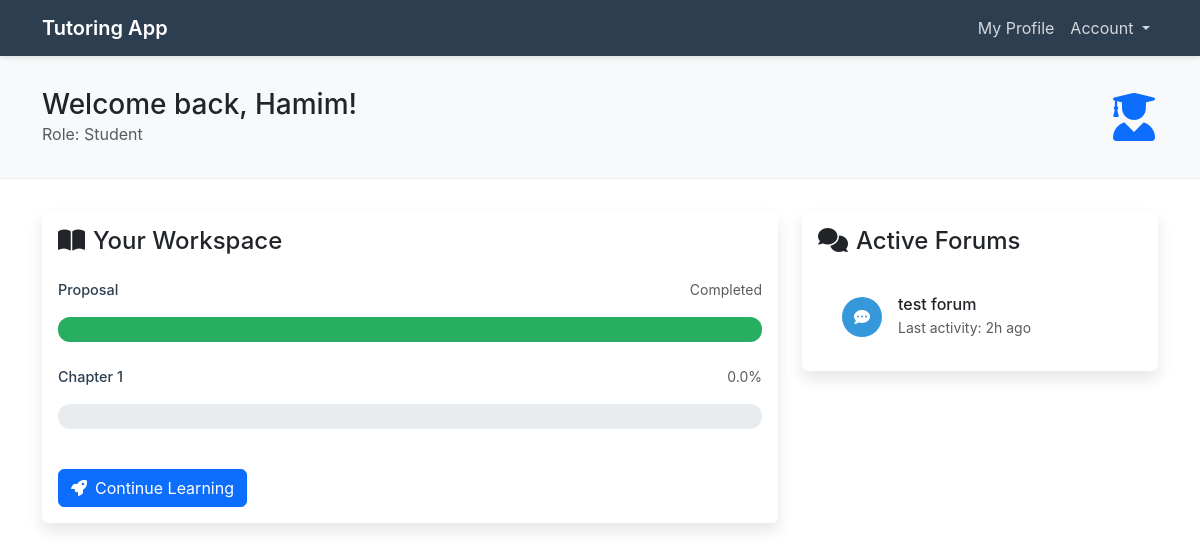
The page /users/dashboard/ (signed in) on the database its author committed.
### users/models.py (models this page shows, shortened)
class User(AbstractUser, PermissionsMixin):
    USER_TYPE_CHOICES = [
        ('student', 'Student'),
        ('mentor', 'Mentor'),
    ]
    user_type = models.CharField(
        max_length=10,
        choices=USER_TYPE_CHOICES,
        default='student',
        help_text="Set the user as Student or mentor."
    )
    objects = UserManager()
    username = models.CharField(
        _("username"),
        max_length=150,
        unique=True,
        help_text=_(
            "Required. 150 characters or fewer. Letters, digits and @/./+/-/_ only."
        ),
        validators=[
            UnicodeUsernameValidator()
        ],
        error_messages={
            "unique": _("A user with that username already exists."),
        },
        default='default_user'
    )
    password_changed = models.BooleanField(default=False)
    first_name = models.CharField(_("first name"), max_length=150, blank=True)
    last_name = models.CharField(_("last name"), max_length=150, blank=True)
    email = models.EmailField(_("email address"), blank=True, unique=True) # Email Field added

### workspace/models.py (models this page shows, shortened)
class Chapter(models.Model):
    workspace = models.ForeignKey(Workspace, on_delete=models.CASCADE, related_name='chapters')
    date_added = models.DateTimeField(default=timezone.now)
    chapter_name = models.CharField(max_length=200)
    deadline = models.DateTimeField()

### forum/models.py (models this page shows, shortened)
class Forum(models.Model):
    title = models.CharField(max_length=200)
    description = models.TextField()
    created_by = models.ForeignKey(settings.AUTH_USER_MODEL, on_delete=models.SET_NULL, null=True, related_name='forums_created')
    created_at = models.DateTimeField(default=timezone.now)
    participants = models.ManyToManyField(settings.AUTH_USER_MODEL, related_name='forums_joined')
    moderator = models.ForeignKey(settings.AUTH_USER_MODEL, on_delete=models.SET_NULL, null=True, related_name='forums_moderated', blank=True)  # moderator field

### users/views.py (the view, shortened to what this page needs)
# urls.py: path('dashboard/', views.dashboard, name='dashboard'),
@login_required
def dashboard(request):
    student_workspace_progress = {}
    mentor_workspaces_progress = {}
    if hasattr(request.user, 'workspace') and request.user.workspace:
        for chapter in request.user.workspace.chapters.all():
            approved_submissions = chapter.submissions.filter(student=request.user, status='approved')
            submissions = chapter.submissions.filter(student=request.user)
            progress_percentage = 0
            if submissions.count() > 0 :
                progress_percentage = (approved_submissions.count() / submissions.count()) * 100
            student_workspace_progress[chapter.id] = {
              'progress_percentage': progress_percentage,
              'is_completed': approved_submissions.exists(),
            }
    user_forums = Forum.objects.filter(participants=request.user)
    context = {
      'student_workspace_progress': student_workspace_progress,
      'mentor_workspaces_progress': mentor_workspaces_progress,
      'user_forums': user_forums,
    }
    return render(request, 'users/dashboard.html', context)

### workspace/templatetags/custom_filters.py (called while the page is built)
@register.filter
def getkey(dictionary, key):
    try:
        return dictionary.get(key, None)
    except AttributeError:
        return None

### users/templates/users/dashboard.html (shortened to what this page needs)
{% load custom_filters %}
<!DOCTYPE html>
<html lang="en">
<head>
    <link href="https://cdn.jsdelivr.net/npm/bootstrap@5.3.2/dist/css/bootstrap.min.css" rel="stylesheet">
    <link href="https://cdnjs.cloudflare.com/ajax/libs/font-awesome/6.0.0/css/all.min.css" rel="stylesheet">
</head>
<body>
  <nav class="navbar navbar-expand-lg navbar-dark" style="background-color: #2c3e50;">
    <div class="container">
      <a class="navbar-brand" href="#">Tutoring App</a>
      <div class="collapse navbar-collapse" id="navbarNavDropdown">
        <ul class="navbar-nav ms-auto">
          <li class="nav-item">
            <a class="nav-link" href="{% url 'profile_view' %}">My Profile</a>
          </li>
          <li class="nav-item dropdown">
            <a class="nav-link dropdown-toggle" href="#" id="navbarDropdownMenuLink" role="button" data-bs-toggle="dropdown" aria-expanded="false">
              Account
            </a>
          </li>
        </ul>
      </div>
    </div>
  </nav>
  <div class="dashboard-header">
    <div class="container">
      <div class="d-flex justify-content-between align-items-center">
        <div>
          <h1 class="h3 mb-0">Welcome back, {{ request.user.first_name }}!</h1>
          <p class="text-muted mb-0">Role: {{ request.user.get_user_type_display }}</p>
        </div>
        <i class="fas fa-user-graduate fa-3x text-primary"></i>
      </div>
    </div>
  </div>
  <div class="container">
    <div class="row g-4">
      <div class="col-lg-8">
        {% if request.user.workspace %}
        <div class="card">
          <div class="card-body">
            <h4 class="card-title mb-4">
              <i class="fas fa-book-open me-2"></i>Your Workspace
            </h4>
            {% for chapter in request.user.workspace.chapters.all %}
            <div class="chapter-progress">
              <div class="d-flex justify-content-between mb-2">
                <span class="progress-label">{{ chapter.chapter_name }}</span>
                <span class="text-muted small">
                  {% if student_workspace_progress|getkey:chapter.id|getkey:'is_completed' %}
                    Completed
                  {% else %}
                    {{ student_workspace_progress|getkey:chapter.id|getkey:'progress_percentage' }}%
                  {% endif %}
                </span>
              </div>
              <div class="progress">
                <div class="progress-bar {% if student_workspace_progress|getkey:chapter.id|getkey:'is_completed' %} progress-bar-success {% else %} bg-secondary {% endif %}"
                     role="progressbar"
                     style="width: {{ student_workspace_progress|getkey:chapter.id|getkey:'progress_percentage' }}%">
                </div>
              </div>
            </div>
            {% endfor %}
            <a href="{% url 'workspace_view' student_id=request.user.id %}" class="btn btn-primary mt-3">
              <i class="fas fa-rocket me-2"></i>Continue Learning
            </a>
          </div>
        </div>
        {% endif %}
      </div>
      <div class="col-lg-4">
        <div class="card">
          <div class="card-body">
            <h4 class="card-title mb-4">
              <i class="fas fa-comments me-2"></i>Active Forums
            </h4>
            {% if user_forums %}
            <div class="forum-list">
              {% for forum in user_forums %}
              <a href="{% url 'forum_detail' forum_id=forum.id %}" class="list-group-item list-group-item-action">
                <div class="d-flex align-items-center">
                  <div class="icon-wrapper">
                    <i class="fas fa-comment-dots"></i>
                  </div>
                  <div>
                    <h6 class="mb-0">{{ forum.title }}</h6>
                    <small class="text-muted">Last activity: 2h ago</small>
                  </div>
                </div>
              </a>
              {% endfor %}
            </div>
            {% else %}
            <div class="text-center py-4">
              <i class="fas fa-comment-slash fa-2x text-muted mb-3"></i>
              <p class="text-muted">You're not participating in any forums yet.</p>
              <button class="btn btn-outline-secondary">Browse Forums</button>
            </div>
            {% endif %}
          </div>
        </div>
      </div>
    </div>
  </div>
</body>
</html>

### users/templates/users/dashboard.html (style rules this page uses)
:root { --primary-color: #2c3e50; --secondary-color: #3498db; --success-color: #27ae60; --light-bg: #f8f9fa; }
body { font-family: 'Inter', sans-serif; }
.navbar { background: var(--primary-color) !important; box-shadow: 0 2px 4px rgba(0,0,0,0.1); }
.navbar-brand { font-weight: 600; color: white !important; }
.nav-link { color: rgba(255,255,255,0.8) !important; }
.dashboard-header { background: var(--light-bg); padding: 2rem 0; margin-bottom: 2rem; border-bottom: 1px solid #eee; }
.progress-bar-success { background-color: var(--success-color); }
.card { border: none; box-shadow: 0 0.5rem 1rem rgba(0,0,0,0.1); transition: transform 0.2s; margin-bottom: 1.5rem; }
.chapter-progress { margin-bottom: 1.5rem; }
.chapter-progress .progress { height: 25px; border-radius: 12px; }
.progress-label { font-size: 0.9rem; margin-bottom: 0.5rem; color: var(--primary-color); font-weight: 500; }
.forum-list .list-group-item { border: none; padding: 1rem 1.5rem; display: flex; align-items: center; }
.icon-wrapper { width: 40px; height: 40px; border-radius: 50%; background: var(--secondary-color); display: flex; align-items: center; justify-content: center; margin-right: 1rem; color: white; }

### rows shown on the page
User: user.first_name "Hamim", user.user_type "Student"
Chapter: chapter_name "Proposal", shows "Completed"
Chapter: chapter_name "Chapter 1", id "0.0"
Forum: title "test forum"
